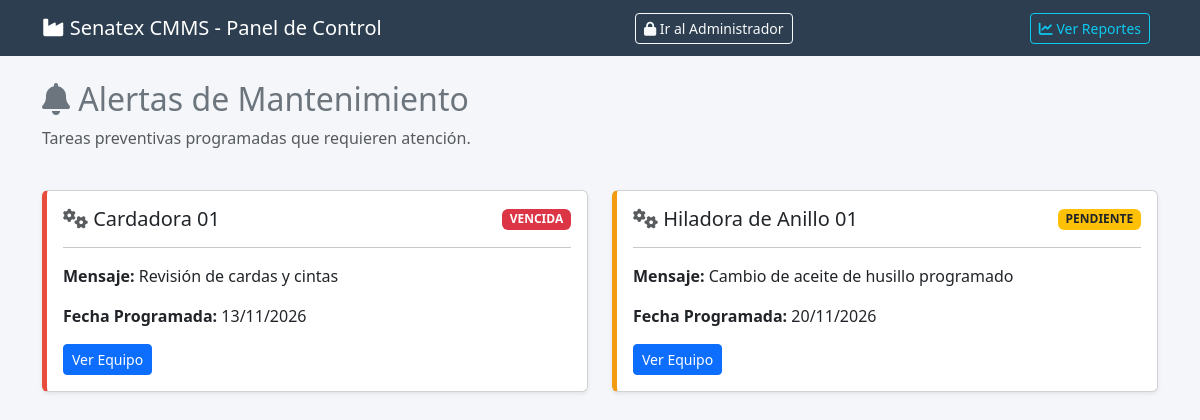
The page / on the database its author committed.
### alertas/models.py (models this page shows, shortened)
class Alerta(models.Model):
    ESTADO_CHOICES = [
        ('PENDIENTE', 'Pendiente'),
        ('VENCIDA', 'Vencida'),
        ('COMPLETADA', 'Completada'),
    ]
    equipo = models.ForeignKey(Equipo, on_delete=models.CASCADE, related_name='alertas', verbose_name="Equipo")
    mensaje = models.CharField(max_length=200, verbose_name="Mensaje de Alerta", default="Mantenimiento preventivo requerido")
    fecha_programada = models.DateField(verbose_name="Fecha Programada")
    estado = models.CharField(max_length=20, choices=ESTADO_CHOICES, default='PENDIENTE', verbose_name="Estado")
    fecha_creacion = models.DateTimeField(auto_now_add=True)

### equipos/models.py (models this page shows, shortened)
class Equipo(models.Model):
    TIPO_CHOICES = [
        ('HILADORA', 'Hiladora'),
        ('BOBINADORA', 'Bobinadora'),
        ('CARDADORA', 'Cardadora'),
        ('OTRO', 'Otro'),
    ]
    nombre = models.CharField(max_length=100, verbose_name="Nombre del Equipo")
    marca = models.CharField(max_length=50, verbose_name="Marca")
    modelo = models.CharField(max_length=50, verbose_name="Modelo")
    numero_serie = models.CharField(max_length=50, unique=True, verbose_name="Número de Serie")
    tipo = models.CharField(max_length=20, choices=TIPO_CHOICES, verbose_name="Tipo de Equipo")
    ubicacion = models.CharField(max_length=100, verbose_name="Ubicación en Planta")
    estado = models.CharField(max_length=20, default='OPERATIVO', verbose_name="Estado")
    codigo_qr = models.ImageField(upload_to='qr_codes/', blank=True, null=True, verbose_name="Código QR")

### equipos/views.py (the view)
# urls.py: path('', views.dashboard, name='dashboard'),
def dashboard(request):
    alertas_pendientes = Alerta.objects.exclude(estado='COMPLETADA').order_by('fecha_programada')
    hoy = timezone.now().date()
    for alerta in alertas_pendientes:
        if alerta.fecha_programada < hoy and alerta.estado == 'PENDIENTE':
            alerta.estado = 'VENCIDA'
            alerta.save()
    return render(request, 'dashboard.html', {'alertas': alertas_pendientes})

### templates/dashboard.html (shortened to what this page needs)
<!DOCTYPE html>
<html lang="es">
<head>
    <link href="https://cdn.jsdelivr.net/npm/bootstrap@5.3.0/dist/css/bootstrap.min.css" rel="stylesheet">
    <link rel="stylesheet" href="https://cdnjs.cloudflare.com/ajax/libs/font-awesome/6.0.0/css/all.min.css">
</head>
<body>
<nav class="navbar navbar-dark mb-4">
    <div class="container">
        <a class="navbar-brand" href="/"><i class="fas fa-industry"></i> Senatex CMMS - Panel de Control</a>
        <a href="/admin/" class="btn btn-outline-light btn-sm"><i class="fas fa-lock"></i> Ir al Administrador</a>
        <a href="/reportes/" class="btn btn-outline-info btn-sm me-2"><i class="fas fa-chart-line"></i> Ver Reportes</a>
    </div>
</nav>
<div class="container">
    <div class="row mb-4">
        <div class="col-12">
            <h2 class="text-secondary"><i class="fas fa-bell"></i> Alertas de Mantenimiento</h2>
            <p class="text-muted">Tareas preventivas programadas que requieren atención.</p>
        </div>
    </div>
    <div class="row">
        {% for alerta in alertas %}
        <div class="col-md-6 mb-3">
            <div class="card shadow-sm {% if alerta.estado == 'VENCIDA' %}card-vencida{% else %}card-alerta{% endif %}">
                <div class="card-body">
                    <div class="d-flex justify-content-between align-items-center">
                        <h5 class="card-title mb-0">
                            <i class="fas fa-cogs text-muted"></i> {{ alerta.equipo.nombre }}
                        </h5>
                        <span class="badge {% if alerta.estado == 'VENCIDA' %}bg-danger{% else %}bg-warning text-dark{% endif %}">
                            {{ alerta.estado }}
                        </span>
                    </div>
                    <hr>
                    <p class="card-text"><strong>Mensaje:</strong> {{ alerta.mensaje }}</p>
                    <p class="card-text"><strong>Fecha Programada:</strong> {{ alerta.fecha_programada|date:"d/m/Y" }}</p>
                    <a href="/equipo/{{ alerta.equipo.numero_serie }}/" class="btn btn-sm btn-primary">Ver Equipo</a>
                </div>
            </div>
        </div>
        {% endfor %}
    </div>
</div>
</body>
</html>

### templates/dashboard.html (style rules this page uses)
body { background-color: #f4f6f9; font-family: 'Segoe UI', Tahoma, Geneva, Verdana, sans-serif; }
.navbar { background-color: #2c3e50; }
.card-alerta { border-left: 5px solid #f39c12; }
.card-vencida { border-left: 5px solid #e74c3c; }

### rows shown on the page
Alerta: equipo.nombre "Cardadora 01", estado "VENCIDA", mensaje "Revisión de cardas y cintas", fecha_programada "13/11/2026"
Alerta: equipo.nombre "Hiladora de Anillo 01", estado "PENDIENTE", mensaje "Cambio de aceite de husillo programado", fecha_programada "20/11/2026"
